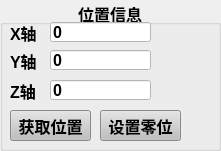
     <widget class="QGroupBox" name="groupBox_12">
      <property name="geometry">
       <rect>
        <x>410</x>
        <y>320</y>
        <width>221</width>
        <height>151</height>
       </rect>
      </property>
      <property name="font">
       <font>
        <family>Arial</family>
        <pointsize>12</pointsize>
        <weight>75</weight>
        <bold>true</bold>
       </font>
      </property>
      <property name="styleSheet">
       <string notr="true"/>
      </property>
      <property name="title">
       <string>位置信息</string>
      </property>
      <property name="alignment">
       <set>Qt::AlignCenter</set>
      </property>
      <widget class="QLineEdit" name="lineEdit_35">
       <property name="geometry">
        <rect>
         <x>50</x>
         <y>80</y>
         <width>101</width>
         <height>20</height>
        </rect>
       </property>
       <property name="font">
        <font>
         <family>Arial</family>
         <pointsize>12</pointsize>
        </font>
       </property>
       <property name="styleSheet">
        <string notr="true">background-color: rgb(255, 255, 255);</string>
       </property>
       <property name="text">
        <string>0</string>
       </property>
      </widget>
      <widget class="QLabel" name="label_39">
       <property name="geometry">
        <rect>
         <x>10</x>
         <y>22</y>
         <width>31</width>
         <height>21</height>
        </rect>
       </property>
       <property name="font">
        <font>
         <family>Arial</family>
         <pointsize>12</pointsize>
        </font>
       </property>
       <property name="text">
        <string>X轴</string>
       </property>
      </widget>
      <widget class="QLabel" name="label_40">
       <property name="geometry">
        <rect>
         <x>10</x>
         <y>50</y>
         <width>31</width>
         <height>21</height>
        </rect>
       </property>
       <property name="font">
        <font>
         <family>Arial</family>
         <pointsize>12</pointsize>
        </font>
       </property>
       <property name="text">
        <string>Y轴</string>
       </property>
      </widget>
      <widget class="QLineEdit" name="lineEdit_36">
       <property name="geometry">
        <rect>
         <x>50</x>
         <y>22</y>
         <width>101</width>
         <height>20</height>
        </rect>
       </property>
       <property name="font">
        <font>
         <family>Arial</family>
         <pointsize>12</pointsize>
        </font>
       </property>
       <property name="styleSheet">
        <string notr="true">background-color: rgb(255, 255, 255);</string>
       </property>
       <property name="text">
        <string>0</string>
       </property>
      </widget>
      <widget class="QLineEdit" name="lineEdit_37">
       <property name="geometry">
        <rect>
         <x>50</x>
         <y>50</y>
         <width>101</width>
         <height>20</height>
        </rect>
       </property>
       <property name="font">
        <font>
         <family>Arial</family>
         <pointsize>12</pointsize>
        </font>
       </property>
       <property name="styleSheet">
        <string notr="true">background-color: rgb(255, 255, 255);</string>
       </property>
       <property name="text">
        <string>0</string>
       </property>
      </widget>
      <widget class="QLabel" name="label_41">
       <property name="geometry">
        <rect>
         <x>10</x>
         <y>80</y>
         <width>31</width>
         <height>21</height>
        </rect>
       </property>
       <property name="font">
        <font>
         <family>Arial</family>
         <pointsize>12</pointsize>
        </font>
       </property>
       <property name="text">
        <string>Z轴</string>
       </property>
      </widget>
      <widget class="QPushButton" name="pushButton_109">
       <property name="geometry">
        <rect>
         <x>10</x>
         <y>110</y>
         <width>81</width>
         <height>31</height>
        </rect>
       </property>
       <property name="font">
        <font>
         <family>Arial</family>
         <pointsize>12</pointsize>
         <weight>75</weight>
         <bold>true</bold>
        </font>
       </property>
       <property name="styleSheet">
        <string notr="true">background-color: rgb(191, 191, 191);
color: rgb(0, 0, 0);</string>
       </property>
       <property name="text">
        <string>获取位置</string>
       </property>
      </widget>
      <widget class="QPushButton" name="pushButton_110">
       <property name="geometry">
        <rect>
         <x>100</x>
         <y>110</y>
         <width>81</width>
         <height>31</height>
        </rect>
       </property>
       <property name="font">
        <font>
         <family>Arial</family>
         <pointsize>12</pointsize>
         <weight>75</weight>
         <bold>true</bold>
        </font>
       </property>
       <property name="styleSheet">
        <string notr="true">background-color: rgb(191, 191, 191);
color: rgb(0, 0, 0);</string>
       </property>
       <property name="text">
        <string>设置零位</string>
       </property>
      </widget>
     </widget>
